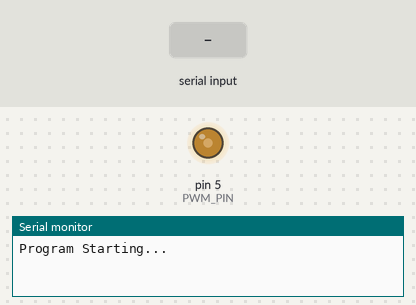
The sketch below on a simulated Arduino Uno, built with avr-gcc and run on an emulated ATmega328P. Parts: output pins drawn as LEDs (lit = HIGH), the last lines printed to the serial monitor. The inputs (shaded band) are chosen by the test bench.

Above: at 1.2 s.
1.3 s: "30,150\n" received over Serial
At 2.2 s:
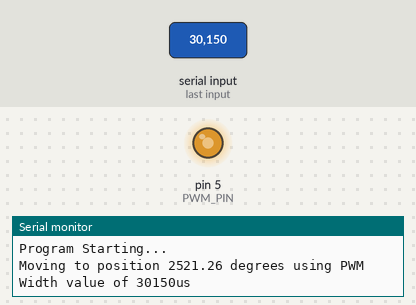
2.8 s: byte 10 (10) received over Serial
At 4.0 s:
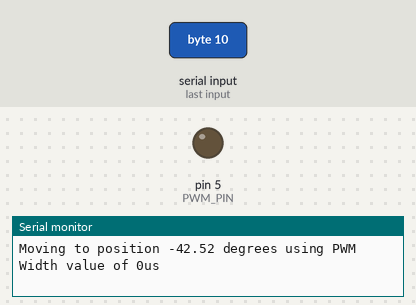
4.3 s: "90,45\n" received over Serial
At 5.7 s:
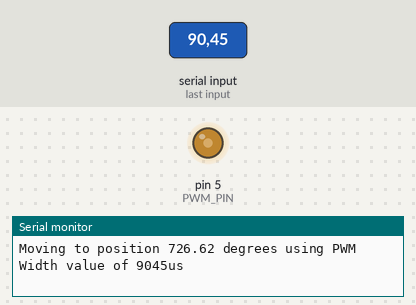
Timing chart, 0 to 7.3 s (numbered marks = the images above; inputs shaded):
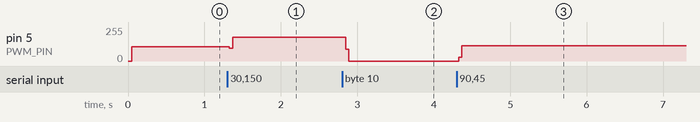

Measured:
- after the input at 1.3 s, pin 5 (PWM_PIN): 106/255 → 177/255 at once
- after the input at 2.8 s, pin 5 (PWM_PIN): 177/255 → 0/255 after 0.05 s
- after the input at 4.3 s, pin 5 (PWM_PIN): 0/255 → 114/255 at once

The sketch:

SG90_Servo_test.ino
```cpp
/*
 *      Campbell Maxwell
 *      February 2020 - Present
 *
 *      Calculation for Angle = (PWM Width - 500) / x
 *
 *     PWM Width   Exact Angle    Value for X     θ using Average      θ Differential      θ Smooth Average    Smooth Differential
 *      500us        = 0          = 0              = 0                      0
 *      675us        = 16         = 10.938         = 15.4                  -0.6
 *      850us        = 34         = 10.294         = 30.8                  -3.2
 *      1025us       = 48         = 10.938         = 46.2                  -1.8
 *      1200us       = 65         = 10.769         = 61.6                  -3.4
 *      ***SMOOTH ZONE BELOW**********************************************************************************************************************
 *      +++ADJUSTED ZONE BELOW++++++++++++++++++++++++++++++++++++++++++++++++++++++++++++++++++++++++++++++++++++++++++++++++++++++++++++++++++++
 *      1375us       = 75         = 11.667         = 77.0                  +2.0              = 74.7              -0.3
 *      1550us       = 90         = 11.667         = 92.4                  +2.4              = 89.6              -0.4
 *      1725us       = 104        = 11.779         = 107.8                 +3.8              = 104.5             +0.5
 *      1900us       = 120        = 11.667         = 123.2                 +3.2              = 119.5             -0.5  (Lowest value)
 *      2075us       = 133        = 11.842         = 138.6                 +5.6              = 134.4             +1.4  (Highest value)
 *      2250us       = 148        = 11.824         = 154.0                 +6.0              = 149.3             +1.3
 *      +++ADJUSTED ZONE ABOVE++++++++++++++++++++++++++++++++++++++++++++++++++++++++++++++++++++++++++++++++++++++++++++++++++++++++++++++++++++
 *      2425us       = 166        = 11.596         = 169.4                 +3.4              = 164.2             -1.8
 *      ***SMOOTH ZONE ABOVE**********************************************************************************************************************
 *      2600us       = 185        = 11.351         = 184.8                 -0.2
 *                        Average = 11.361
 *                 Smooth Average = 11.72
 *               Adjusted Average = 11.76   (both highest and lowest value are within 1* of actual angle)
 *
 *      Adjusted smooth range 175us = 15* +/- <1*
 *      Using 1300us - 2300us as my active range for front sonar, 15* intervals to check range using the calculation θ = (PWM Width - 500) / 11.76
 *      Will be able to refactor this when I have it mounted and know the exact height, desired starting angle, and any offsets.
 *      Also considering a non-linear approach to angular intervals, as approaching 90* each degree will cover an exponentially increasing horizontal
 *      range, so increased accuracy will be more important approaching 90*.
 *
 *      1980 = 90*
 *
 *      900 = 0*
 */

// Above table and calculations were so half assed, eyeballing a compact cheap protractor not even fixed in place, then going 3dp for some calculated values

//using namespace std;

const float ADJUSTED_DIVISOR = 11.76f;          // Adjusted average value found from the above table
const uint8_t PWM_PIN = 5;                      // PWM output pin to servo
const uint8_t TOTAL_LOOPS = 5;                  // Ideal number of loops seems to be 5 to guarantee full stator rotation - shitty solution for single threading
const uint16_t PWM_PERIOD = 20000;              // Period for the PWM functionality
uint16_t pwmWidth;                              // Max is 2700, min is 300  going to use safe range as 500 - 2550 for exactly 180*
uint8_t loops;
int val;

void setup() {
    pinMode(PWM_PIN, OUTPUT);
    loops = 0;
    val = 0;
    pwmWidth = 1500;
    Serial.begin(9600);
    Serial.println("Program Starting...");
}

void loop() {
    while (loops < TOTAL_LOOPS) {
        digitalWrite(PWM_PIN, HIGH);
        delayMicroseconds(pwmWidth);
        digitalWrite(PWM_PIN, LOW);
        delayMicroseconds(PWM_PERIOD-pwmWidth);
        loops++;
    }
    loops = 0;
    uint8_t len;
    while (len = Serial.available(), len > 0) {    // Why not 'while (Serial.available()) {' as x=0 is falsey and x>0 true? Consolidates all the sanity checks?
        byte b = Serial.read();
        if (b > 47 && b < 58) {
            val *= 10;
            val += (int)b-48;           // ASCII offset (each byte is a char from console rather than a full int or string so 0-9 is 48-57)
        }
        else if (b == 10) {
            // Going to use range 1300us - 2300us eventually, for now 500 = ~0* -> 2600 = ~180*
            float angle = (val-500)/ ADJUSTED_DIVISOR;
            String fullMessage = "Moving to position " + (String)angle + " degrees using PWM Width value of " + val + "us";
            Serial.println(fullMessage);
            pwmWidth = val;
            val = 0;
        }
    }
}
```
